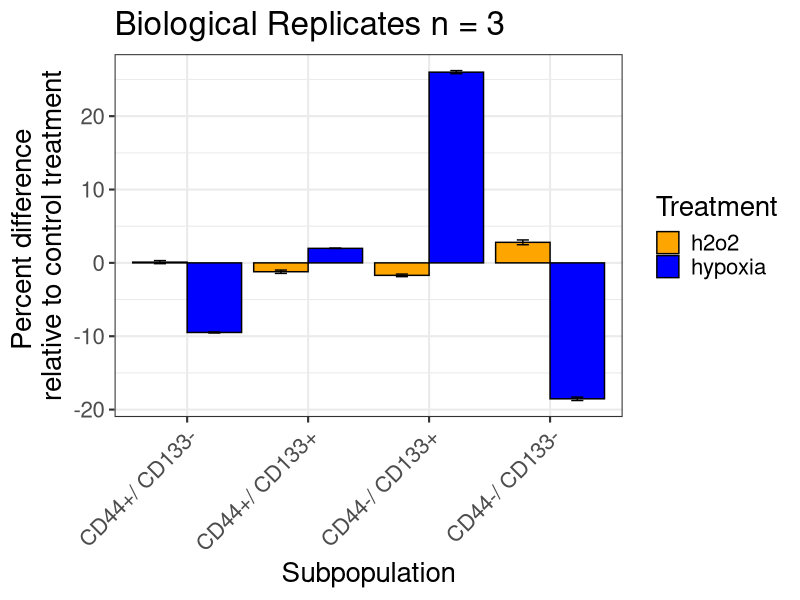
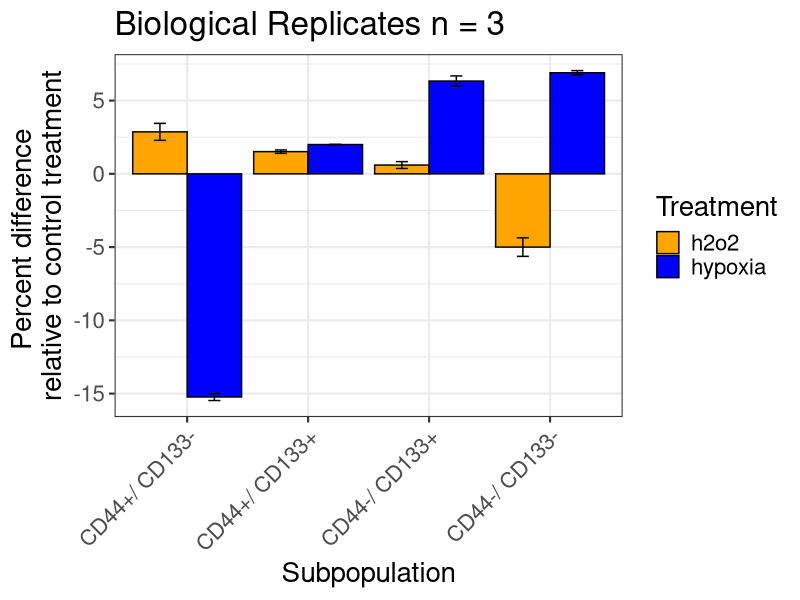
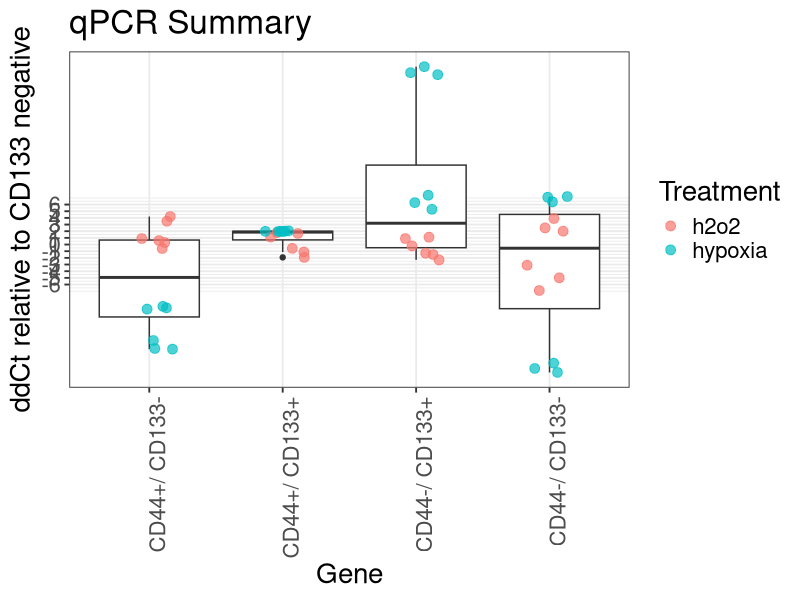

These charts were generated, in order, by the following R code:
library(ggplot2)
library(reshape)
library(plyr)
setwd("150612_hyperHypoxia/")

subtractBaseline = function(dataFrame, baseline, value) {
    dataSorted = dataFrame[order(dataFrame[,'PDGC'], dataFrame[,'Treatment']),]
    baseline = dataSorted[dataSorted$Treatment %in% baseline,]
    treatment = dataSorted[dataSorted$Treatment %in% value,]
    subtract =  treatment[,c(3:6)] - baseline[,c(3:6)]
    result = cbind(treatment[,c(1,2)], subtract)
    return (result)
}

dat_all = read.csv("150612_hyperHypoxia.csv",row.names=1)
colnames(dat_all) = c("PDGC", "Treatment", "Viable", "CD44+/ CD133-",
                  "CD44+/ CD133+", "CD44-/ CD133+", "CD44-/ CD133-")

dat = dat_all[,c(1,2,4:7)]
dat = dat[!dat$Treatment %in% "isotype",]

# Calculate percent change
change = rbind(subtractBaseline(dat, "control", "h2o2"),
               subtractBaseline(dat, "control", "hypoxia"))

# Convert from wide to long
mDat = melt(change, id.vars = c("PDGC", "Treatment"))

# Biological replicates
bioRep = ddply(mDat, .(PDGC, Treatment, variable), summarise, meanValue = mean(value, na.rm=T), 
               sdDiff = sd(value, na.rm=T), reps=length(value))
bioRep$seDiff = bioRep$sdDiff / (bioRep$reps)
write.csv(bioRep, "150614_replicates.csv")

#### Barchart ####
# Plot the biological replicates
mu020 = ggplot(data=bioRep[bioRep$PDGC %in% "MU020",], 
              aes(x=variable, y=meanValue, fill=Treatment)) +
    geom_bar(stat="identity", position=position_dodge(), colour="black") + 
    ggtitle("Biological Replicates n = 3") +  
    scale_fill_manual(values=c("orange", "blue")) + 
    geom_errorbar(aes(ymin=meanValue-seDiff, ymax=meanValue+seDiff), width=.2, position=position_dodge(0.9)) +
    xlab("Subpopulation") + ylab("Percent difference \nrelative to control treatment") +
    theme_bw(base_size=16) + theme(axis.text.x = element_text(angle = 45, hjust = 1)) + theme(text = element_text(size=20))
mu020

mu039 = ggplot(data=bioRep[bioRep$PDGC %in% "MU039",], 
               aes(x=variable, y=meanValue, fill=Treatment)) +
    geom_bar(stat="identity", position=position_dodge(), colour="black") + 
    ggtitle("Biological Replicates n = 3") +  
    scale_fill_manual(values=c("orange", "blue")) + 
    geom_errorbar(aes(ymin=meanValue-seDiff, ymax=meanValue+seDiff), width=.2, position=position_dodge(0.9)) +
    xlab("Subpopulation") + ylab("Percent difference \nrelative to control treatment") +
    theme_bw(base_size=16) + theme(axis.text.x = element_text(angle = 45, hjust = 1))
mu039 + theme(text = element_text(size=20))

### Boxplot ###
box = ggplot(data=mDat, aes(x=variable, y=value)) +
    geom_boxplot() + geom_point(aes(colour=Treatment), size =3, alpha=0.7,  position = position_jitter(w = 0.175)) +
    ggtitle("qPCR Summary") +
    xlab("Gene") + ylab("ddCt relative to CD133 negative") +
    scale_y_continuous(breaks = round(seq(-6, 6, by = 1),1)) +
    theme_bw(base_size=14) + theme(axis.text.x = element_text(angle = 90, hjust = 1)) + 
    theme(text = element_text(size=20))
box

#### Stats ####
testDf = melt(dat, id.vars = c("PDGC", "Treatment"))
test20 = dat[dat$PDGC %in% "MU020",]
t.test(`CD44+/ CD133-` ~ Treatment, data=test20 ,subset = !test20$Treatment == "h2o2") # 5.132e-05
t.test(`CD44+/ CD133+` ~ Treatment, data=test20 ,subset = !test20$Treatment == "h2o2") # 0.0009871
t.test(`CD44-/ CD133+` ~ Treatment, data=test20 ,subset = !test20$Treatment == "h2o2") # 9.372e-05
t.test(`CD44-/ CD133-` ~ Treatment, data=test20 ,subset = !test20$Treatment == "h2o2") #  0.000317

t.test(`CD44+/ CD133-` ~ Treatment, data=test20 ,subset = !test20$Treatment == "hypoxia") # 0.9
t.test(`CD44+/ CD133+` ~ Treatment, data=test20 ,subset = !test20$Treatment == "hypoxia") # 0.15
t.test(`CD44-/ CD133+` ~ Treatment, data=test20 ,subset = !test20$Treatment == "hypoxia") # 0.27
t.test(`CD44-/ CD133-` ~ Treatment, data=test20 ,subset = !test20$Treatment == "hypoxia") #  0.1055


test39 = dat[dat$PDGC %in% "MU039",]
t.test(`CD44+/ CD133-` ~ Treatment, data=test39 ,subset = !test39$Treatment == "h2o2") # 2.464e-06
t.test(`CD44+/ CD133+` ~ Treatment, data=test39 ,subset = !test39$Treatment == "h2o2") # 0.0001852
t.test(`CD44-/ CD133+` ~ Treatment, data=test39 ,subset = !test39$Treatment == "h2o2") # 0.002159
t.test(`CD44-/ CD133-` ~ Treatment, data=test39 ,subset = !test39$Treatment == "h2o2") # 0.0007407

t.test(`CD44+/ CD133-` ~ Treatment, data=test39 ,subset = !test39$Treatment == "hypoxia") # 0.09
t.test(`CD44+/ CD133+` ~ Treatment, data=test39 ,subset = !test39$Treatment == "hypoxia") # 0.026
t.test(`CD44-/ CD133+` ~ Treatment, data=test39 ,subset = !test39$Treatment == "hypoxia") # 0.497
t.test(`CD44-/ CD133-` ~ Treatment, data=test39 ,subset = !test39$Treatment == "hypoxia") # 0.070

tet = read.csv("150614_replicatesPval.csv", row.names=1)
tet$correct = p.adjust(tet$P.val, method = 'bonferroni')
